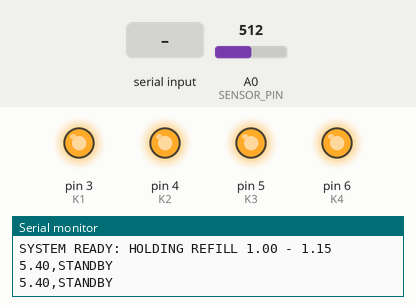
The sketch below on a simulated Arduino Uno, built with avr-gcc and run on an emulated ATmega328P. Parts: output pins drawn as LEDs (lit = HIGH), the last lines printed to the serial monitor. The inputs (shaded band) are chosen by the test bench; at power-on: A0 (SENSOR_PIN) = 512.

Above: at 1.2 s.
1.3 s: "1\n" received over Serial
At 1.7 s:
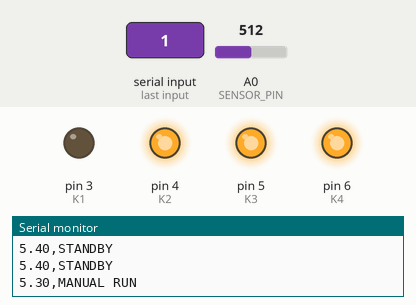
2.8 s: "start\n" received over Serial
At 3.1 s:
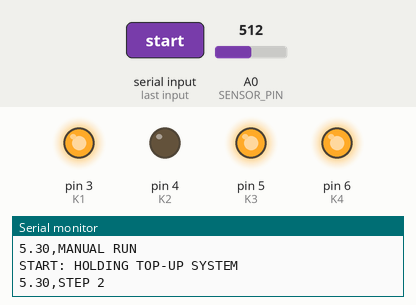
4.3 s: "reset\n" received over Serial
At 5.2 s:
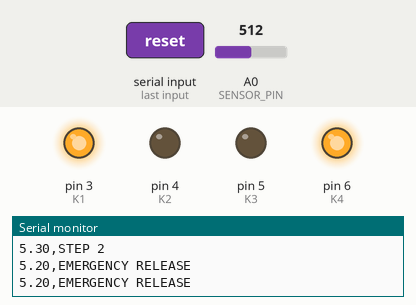
5.8 s: "2\n" received over Serial
At 6.4 s:
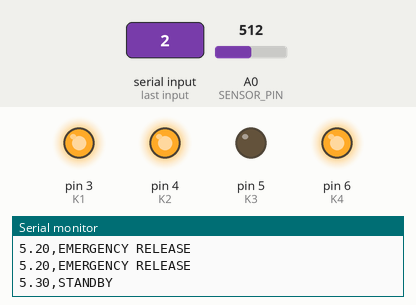
7.3 s: "4\n" received over Serial
At 8.5 s:
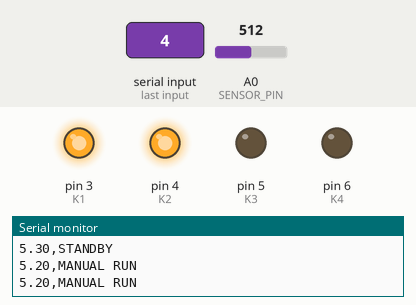
8.8 s: "3\n" received over Serial
At 9.8 s:
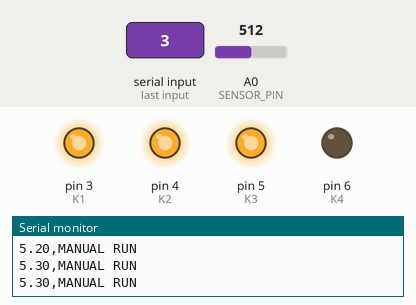
Timing chart, 0 to 11.3 s (numbered marks = the images above; inputs shaded):
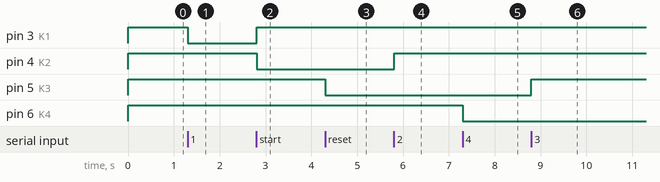

The sketch:

sterilizer_hub.ino
```cpp
#include <Arduino.h>

// --- DEFINISI PIN ---
const int K1 = 3; // Inlet
const int K2 = 4; // Exhaust
const int K3 = 5; // Condensate
const int K4 = 6; // Pompa
const int SENSOR_PIN = A0;
const int ON = LOW;
const int OFF = HIGH;

// --- KALIBRASI SENSOR (VIRTUAL ZERO) ---
const float RAW_0_BAR = 116.3;
const float ADC_PER_BAR = 73.3;

// --- TUNING KOMPENSASI VOLTAGE DROP ---
const float COMP_K1 = 7.1; // Inlet
const float COMP_K2 = 7.3; // Exhaust
const float COMP_K3 = 7.2; // Condensate
const float COMP_K4 = 7.3; // Pompa

// --- KONFIGURASI WAKTU ---
const unsigned long RELEASE_DELAY_MS = 2000; // Jeda 2 Detik saat di 0.00
const int HOLDING_TIME_SEC = 45; // Waktu Holding diperpanjang jadi 45 detik

// Variabel Global Sistem
bool isAutoRunning = false;
int currentStep = 0;
unsigned long stepStartTime = 0;
unsigned long lastUpdate = 0;
unsigned long stabilityStartTime = 0;

// Status Relay
bool s1 = false, s2 = false, s3 = false, s4 = false;

void updateRelays() {
  digitalWrite(K1, s1 ? ON : OFF);
  digitalWrite(K2, s2 ? ON : OFF);
  digitalWrite(K3, s3 ? ON : OFF);
  digitalWrite(K4, s4 ? ON : OFF);
}

// --- FUNGSI BACA SENSOR ---
float getPressureFiltered() {
  const int sampleSize = 25;
  int rawReadings[sampleSize];

  for (int i = 0; i < sampleSize; i++) {
    rawReadings[i] = analogRead(SENSOR_PIN);
    delayMicroseconds(50);
  }

  // Median Filter
  for (int i = 0; i < sampleSize - 1; i++) {
    for (int j = i + 1; j < sampleSize; j++) {
      if (rawReadings[i] > rawReadings[j]) {
        int temp = rawReadings[i];
        rawReadings[i] = rawReadings[j];
        rawReadings[j] = temp;
      }
    }
  }

  // Rata-rata
  long sumMedian = 0;
  for (int i = 10; i < 15; i++) sumMedian += rawReadings[i];
  float rawAvg = sumMedian / 5.0;

  // Kompensasi Voltage Drop (Perbaikan typo totalOƯset menjadi totalOffset)
  float totalOffset = 0;
  if (s1) totalOffset += COMP_K1;
  if (s2) totalOffset += COMP_K2;
  if (s3) totalOffset += COMP_K3;
  if (s4) totalOffset += COMP_K4;

  float rawFinal = rawAvg - totalOffset;

  // Konversi ke Bar
  float p = (rawFinal - RAW_0_BAR) / ADC_PER_BAR;

  // CLAMPING
  return (p < 0) ? 0 : p;
}

void setup() {
  Serial.begin(115200);
  pinMode(K1, OUTPUT);
  pinMode(K2, OUTPUT);
  pinMode(K3, OUTPUT);
  pinMode(K4, OUTPUT);
  s1 = s2 = s3 = s4 = false;
  updateRelays();

  Serial.println("SYSTEM READY: HOLDING REFILL 1.00 - 1.15");
}

void loop() {
  float p = getPressureFiltered();

  // --- SERIAL REPORTING ---
  if (millis() - lastUpdate >= 500) {
    Serial.print(p, 2);
    Serial.print(",");
    if (!isAutoRunning) {
      if (s2 && s3) Serial.println("EMERGENCY RELEASE");
      else if (s1 || s4) Serial.println("MANUAL RUN");
      else Serial.println("STANDBY");
    } else {
      Serial.print("STEP ");
      Serial.println(currentStep);
    }
    lastUpdate = millis();
  }

  // --- LOGIKA OTOMASI ---
  if (isAutoRunning) {
    unsigned long elapsed = (millis() - stepStartTime) / 1000;
    switch (currentStep) {
      case 1: // TAHAP 1: PEAK 0.4 BAR
        s1 = true; s2 = false; s3 = false; s4 = true;
        if (p >= 0.40) {
          currentStep = 2; stepStartTime = millis(); stabilityStartTime = 0;
        }
        break;

      case 2: // RELEASE 1 (JEDA 2 DETIK DI 0)
        s1 = false; s2 = true; s3 = false; s4 = false;
        if (p <= 0.001) {
          if (stabilityStartTime == 0) stabilityStartTime = millis();
          if (millis() - stabilityStartTime > RELEASE_DELAY_MS) {
            currentStep = 3; stepStartTime = millis(); stabilityStartTime = 0;
          }
        } else {
          stabilityStartTime = 0;
        }
        break;

      case 3: // TAHAP 2: PEAK 0.7 BAR
        s1 = true; s2 = false; s3 = false; s4 = true;
        if (p >= 0.70) {
          currentStep = 4; stepStartTime = millis(); stabilityStartTime = 0;
        }
        break;

      case 4: // RELEASE 2 (JEDA 2 DETIK DI 0)
        s1 = false; s2 = true; s3 = false; s4 = false;
        if (p <= 0.001) {
          if (stabilityStartTime == 0) stabilityStartTime = millis();
          if (millis() - stabilityStartTime > RELEASE_DELAY_MS) {
            currentStep = 5; stepStartTime = millis(); stabilityStartTime = 0;
          }
        } else {
          stabilityStartTime = 0;
        }
        break;

      case 5: // TAHAP 3: PEAK 1.1 BAR
        s1 = true; s2 = false; s3 = false; s4 = true;
        if (p >= 1.10) {
          s1 = false; s4 = false; updateRelays();
          currentStep = 6; stepStartTime = millis(); stabilityStartTime = 0;
        }
        break;

      case 6: // TAHAP 4: HOLDING 45 DETIK + AUTO REFILL (Sempurna 1.03 - 1.10)
        if (elapsed >= HOLDING_TIME_SEC) {
          currentStep = 7;
          stepStartTime = millis();
        } else {
          // --- LOGIKA PRESISI TINGGI ---

          // 1. Batas Bawah: Jika menyentuh 1.04, aktifkan pengisian
          // Ini mencegah tekanan drop di bawah 1.03 karena jeda mekanis.
          if (p <= 1.04) {
            s1 = true;
            s4 = true;
          }

          // 2. Batas Atas: Jika menyentuh 1.09, matikan segera.
          // Ini mencegah overshoot ke atas 1.10 akibat inersia tekanan.
          else if (p >= 1.09) {
            s1 = false;
            s4 = false;
          }

          // 3. Emergency Cut-off: Jika karena alasan teknis tekanan tembus 1.10
          if (p >= 1.10) {
            s1 = false;
            s4 = false;
          }

          s2 = false; // Pastikan Exhaust Tutup
          s3 = false; // Pastikan Condensate Tutup
        }
        break;

      case 7: // TAHAP 5: FINAL RELEASE
        s1 = false; s2 = true; s3 = true; s4 = false;
        if (p <= 0.001) {
          if (stabilityStartTime == 0) stabilityStartTime = millis();
          if (millis() - stabilityStartTime > 8000) {
            isAutoRunning = false; s1 = s2 = s3 = s4 = false;
          }
        } else {
          stabilityStartTime = 0;
        }
        break;
    }
    updateRelays();
  }

  // --- MANUAL COMMAND ---
  if (Serial.available() > 0) {
    String cmd = Serial.readStringUntil('\n');
    cmd.trim();
    if (cmd == "1") { s1 = !s1; updateRelays(); }
    else if (cmd == "2") { s2 = !s2; updateRelays(); }
    else if (cmd == "3") { s3 = !s3; updateRelays(); }
    else if (cmd == "4") { s4 = !s4; updateRelays(); }
    else if (cmd == "start") {
      isAutoRunning = true;
      currentStep = 1;
      stepStartTime = millis();
      stabilityStartTime = 0;
      Serial.println("START: HOLDING TOP-UP SYSTEM");
    } else if (cmd == "reset") {
      isAutoRunning = false;
      s1 = s4 = false; s2 = s3 = true;
      updateRelays();
    } else if (cmd == "stop") {
      isAutoRunning = false;
      s1 = s2 = s3 = s4 = false;
      updateRelays();
    }
  }
}
```

Measured:
- after the input at 1.3 s, pin 3 (K1): HIGH → LOW at once
- after the input at 2.8 s, pin 3 (K1): LOW → HIGH at once; pin 4 (K2): HIGH → LOW at once
- after the input at 4.3 s, pin 5 (K3): HIGH → LOW at once
- after the input at 5.8 s, pin 4 (K2): LOW → HIGH at once
- after the input at 7.3 s, pin 6 (K4): HIGH → LOW at once
- after the input at 8.8 s, pin 5 (K3): LOW → HIGH at once
